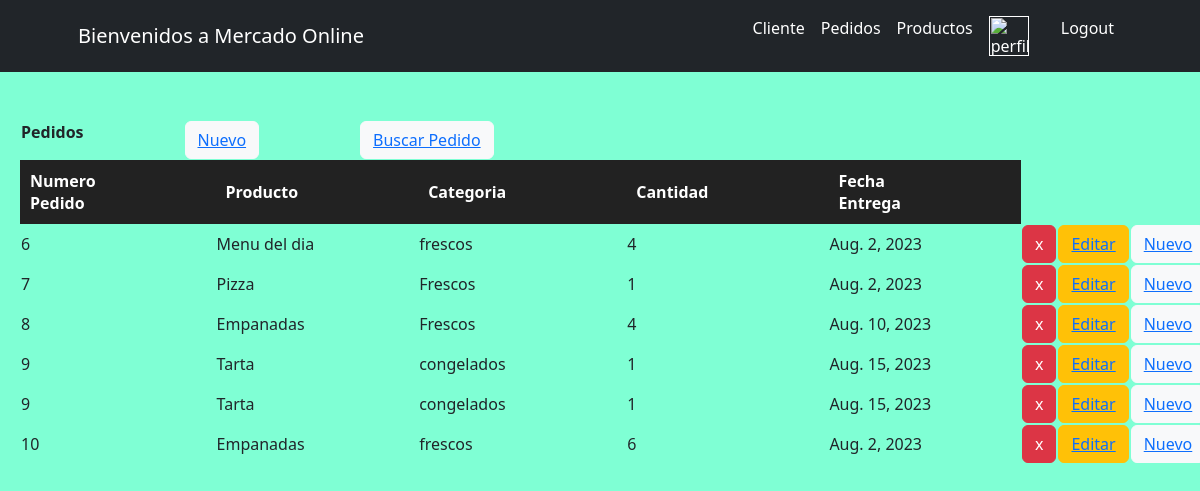
The app's page /MercadoApp/Pedidos/, older data.
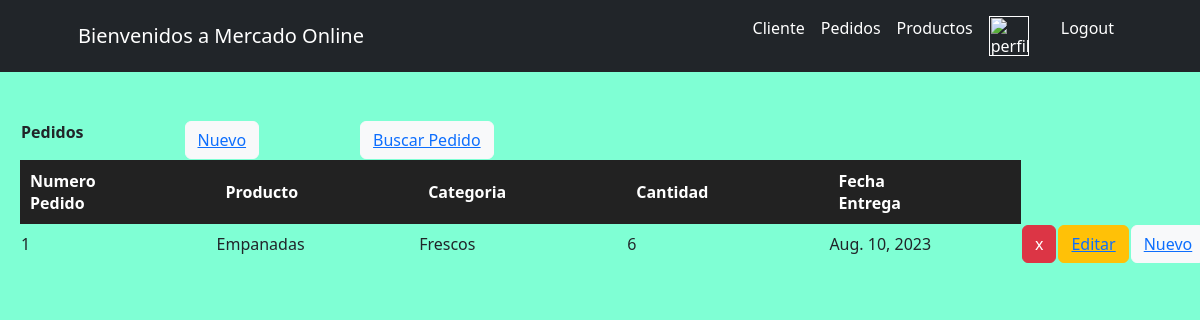
The same page, newer data.
### MercadoApp/models.py (models this page shows)
class Pedidos(models.Model):
    numero_pedido = models.IntegerField()
    nombre_producto = models.CharField(max_length=50)
    categoria_producto = models.CharField(max_length=50)
    cantidad = models.IntegerField()
    fecha_entrega = models.DateField()

### MercadoApp/views.py (the view)
# urls.py: path("Pedidos/", pedidos, name="Pedidos"),
def pedidos(request):
    avatar = getavatar(request)
    Pedido = Pedidos.objects.all()
    return render(request, "MercadoApp/Pedidos.html", {"Pedidos":Pedido, "avatar":avatar})

### MercadoApp/templates/MercadoApp/Pedidos.html (shortened to what this page needs)
<div>
    {% extends "MercadoApp/inicio.html" %}
    {% load static %}
        {% block contenidoQueCambia %}
            <div class="formPedidoFormulario">
            <table id="buscarPedido">
                <th><p>Pedidos</p>
                <th><button class="btn btn-light btnNuevoPedido"><a href="{% url 'pedidosFormulario' %}" >Nuevo</a></button></th>
                <th><button class="btn btn-light btnNuevoPedido"><a href="{% url 'getPedido' %}">Buscar Pedido</a></button></th>
            </table>
            <table id="tableInfoPedidos">
                <tr id="tituloTablaPedidos">
                    <th>Numero Pedido</th>
                    <th>Producto</th>
                    <th>Categoria </th>
                    <th>Cantidad   </th>
                    <th>Fecha Entrega</th>
                </tr>
                <tr>
                    {% for pedido in Pedidos %}
                        <tr>
                            <td>{{pedido.numero_pedido}}</td>
                            <td>{{pedido.nombre_producto}}</td>
                            <td>{{pedido.categoria_producto}}</td>
                            <td>{{pedido.cantidad}}</td>
                            <td>{{pedido.fecha_entrega}}</td>
                            <td><button class="btn btn-danger btnEliminar"><a href="{% url 'eliminarPedido' pedido.numero_pedido %}" >x</a></button></td>
                            <td><button class="btn btn-warning btnEditar"><a href="{% url 'editarPedido' pedido.numero_pedido %}" >Editar</a></button></td>
                            <td><button class="btn btn-light btnNuevoPedido"><a href="{% url 'pedidosFormulario' %}" >Nuevo</a></button></td>
                        </tr>
                    {% endfor%}
                </tr>
            </table>
            </div>
        {% endblock %}

Row changes from the older to the newer data that the page shows:
removed Pedidos: numero_pedido "6", nombre_producto "Menu del dia", categoria_producto "frescos", cantidad "4", fecha_entrega "Aug. 2, 2023"
removed Pedidos: numero_pedido "7", nombre_producto "Pizza", categoria_producto "Frescos", cantidad "1", fecha_entrega "Aug. 2, 2023"
removed Pedidos: numero_pedido "8", nombre_producto "Empanadas", categoria_producto "Frescos", cantidad "4", fecha_entrega "Aug. 10, 2023"
removed Pedidos: numero_pedido "9", nombre_producto "Tarta", categoria_producto "congelados", cantidad "1", fecha_entrega "Aug. 15, 2023"
removed Pedidos: numero_pedido "9", nombre_producto "Tarta", categoria_producto "congelados", cantidad "1", fecha_entrega "Aug. 15, 2023"
removed Pedidos: numero_pedido "10", nombre_producto "Empanadas", categoria_producto "frescos", cantidad "6", fecha_entrega "Aug. 2, 2023"
added Pedidos: numero_pedido "1", nombre_producto "Empanadas", categoria_producto "Frescos", cantidad "6", fecha_entrega "Aug. 10, 2023"
